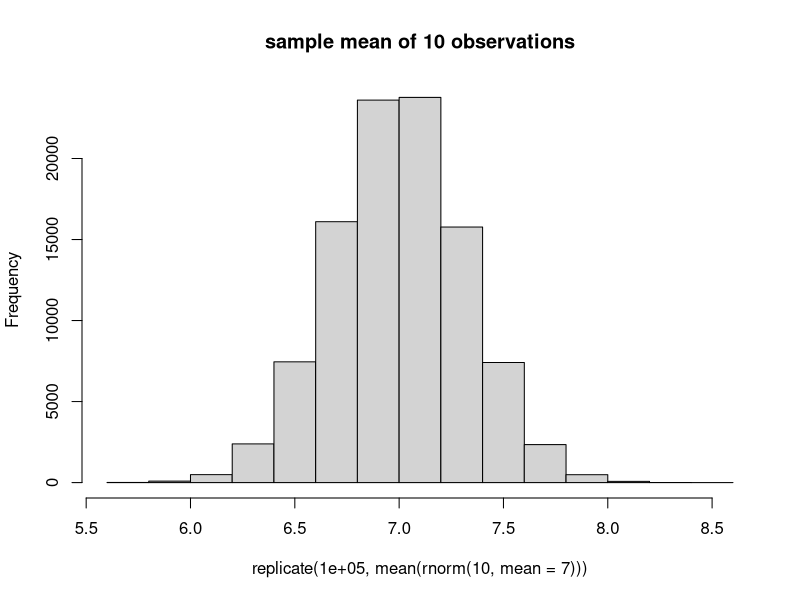

R code for this plot:
## ---- chunk 1
mean(rnorm(10))
mean(rnorm(10))
mean(rnorm(10))
## ---- chunk 2
xbar <- replicate(5, mean(rnorm(10,mean=7)))
xbar
## ---- chunk 3
hist(replicate(1e5, mean(rnorm(10,mean=7))),main="sample mean of 10 observations")
## ---- chunk 4
kiwi <-  c(0.57, 1.02, 0.87, 1.21, 0.69, 0.99, 1.09, 0.59,  
           0.96, 0.51, 1.36, 1.07, 0.55, 0.87, 1.24, 0.91, 
           1.22, 1.01, 1.07, 0.81, 0.98, 1.03, 0.99, 1.17, 
           1.07, 1.18, 0.95, 1, 0.9, 1.06)
## ---- chunk 5
mean(kiwi)
## ---- chunk 6
sd(kiwi)
## ---- chunk 7
SEM <- sd(kiwi)/sqrt(30)
SEM
## ---- chunk 8
lower_limit <- qnorm(0.025,mean(kiwi),SEM)
upper_limit <- qnorm(0.975,mean(kiwi),SEM)
c(lower_limit,upper_limit)
## ---- chunk 9
qnorm(c(0.005,0.995),mean(kiwi),SEM)
